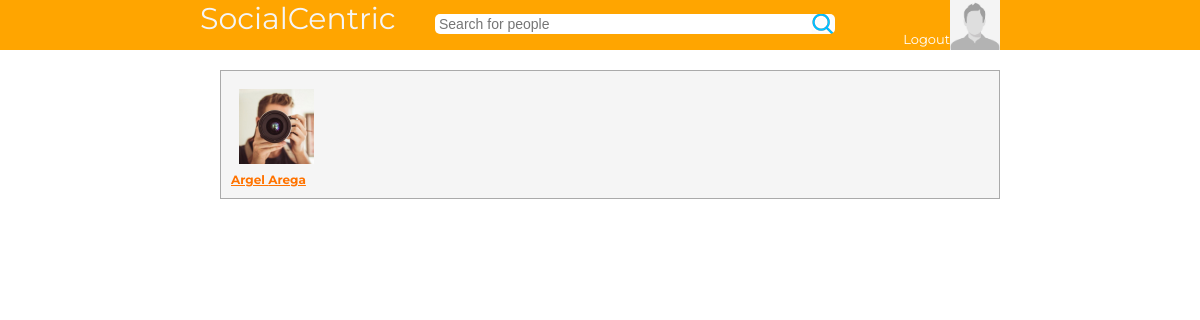
The app's page /search.php?find=Argel (signed in) with its own data.
### tables this page shows
CREATE TABLE IF NOT EXISTS `users` (
  `id` bigint(20) NOT NULL AUTO_INCREMENT,
  `userid` bigint(20) NOT NULL,
  `first_name` varchar(20) NOT NULL,
  `last_name` varchar(20) NOT NULL,
  `gender` varchar(6) NOT NULL,
  `profile_image` varchar(500) DEFAULT NULL,
  `cover_image` varchar(500) DEFAULT NULL,
  `date` datetime NOT NULL DEFAULT CURRENT_TIMESTAMP,
  `online` int(11) NOT NULL DEFAULT '0',
  `email` varchar(100) NOT NULL,
  `password` varchar(64) NOT NULL,
  `url_address` varchar(100) NOT NULL,
  `likes` int(11) NOT NULL DEFAULT '0',
  `about` text,
  `tag_name` varchar(20) DEFAULT NULL,
  PRIMARY KEY (`id`),
  KEY `userid` (`userid`),
  KEY `date` (`date`),
  KEY `online` (`online`),
  KEY `email` (`email`),
  KEY `url_address` (`url_address`),
  KEY `likes` (`likes`),
  KEY `tag_name` (`tag_name`)
);

### classes/connect.php (called while the page is built, shortened)
<?php
class Database
{
	private $host = "localhost:3306";
	private $username = "root";
	private $password = "";
	private $db = "socialcentric";
	function connect()
	{
		$connection = mysqli_connect($this->host,$this->username,$this->password,$this->db);
		return $connection;
	}
	function read($query)
	{
		$conn = $this->connect();
		$result = mysqli_query($conn,$query);
		if(!$result)
		{
			return false;
		}
		else
		{
			$data = false;
			while($row = mysqli_fetch_assoc($result))
			{
				$data[] = $row;
			}
			return $data;
		}
	}
}
?>

### classes/user.php (called while the page is built, shortened)
<?php
class User
{
	public function get_user($id)
	{
		$query = "select * from users where userid = '$id' limit 1";
		$DB = new Database();
		$result = $DB->read($query);
		if($result)
		{
			return $result[0];
		}else
		{
			return false;
		}
	}
}
?>

### classes/image.php (called while the page is built, shortened)
<?php
class Image
{
	public function get_thumb_profile($filename)
	{
		$thumbnail = $filename . "_profile_thumb.jpg";
		if(file_exists($thumbnail))
		{
			return $thumbnail;
		}
	}
}
?>

### user.php (the view, shortened to what this page needs)
<div id="friends" style="display: inline-block;">
	<?php
		$image = "images/user_male.jpg";
		if(file_exists($FRIEND_ROW['profile_image']))
		{
			$image = $image_class->get_thumb_profile($FRIEND_ROW['profile_image']);
		}
	?>
	<a href="profile.php?id=<?php echo $FRIEND_ROW['userid']; ?>">
 		<img id="friends_img" src="<?php echo $image ?>">
		<br>
		<?php echo $FRIEND_ROW['first_name'] . " " . $FRIEND_ROW['last_name'] ?>
 	</a>
</div>

### search.php (shortened to what this page needs)
<?php
	include("classes/autoload.php");
	if(isset($_GET['find'])){
		$find = addslashes($_GET['find']);
		$sql = "select * from users where first_name like '%$find%' || last_name like '%$find%' limit 30";
		$DB = new Database();
		$results = $DB->read($sql);
	}
?>
<!DOCTYPE html>
	<html>
	<head>
	    <link rel="stylesheet" href="styles/search.css" />
	</head>
	<body style= "background-image:url('brownbody.png');">
		<?php include("header.php"); ?>
		<div style="width: 800px;margin:auto;min-height: 400px;">
			<div style="display: flex;">
 				<div style="min-height: 400px;flex:2.5;padding: 20px;padding-right: 0px;">
 					<div style="border:solid thin #aaa; padding: 10px;background-color: whitesmoke; color:black;text-decoration:none;">
  					 <?php
  					 		$User = new User();
  					 		$image_class = new Image();
  					 		if(is_array($results)){
  					 			foreach ($results as $row) {
  					 				$FRIEND_ROW = $User->get_user($row['userid']);
 									include("user.php");
 					 			}
  					 		}else{
  					 			echo "no results were found";
  					 		}
  					 ?>
  					 <br style="clear: both;">
 					</div>
 				</div>
			</div>
		</div>
	</body>
</html>

### styles/search.css (style rules this page uses)
* { padding: 0; margin: 0; box-sizing: border-box; }
html { font-family: "Montserrat", sans-serif; scroll-behavior: smooth; }
a { color: rgb(255, 115, 0); }
#friends_img { width: 75px; float: left; margin:8px; }
#friends { clear: both; font-size: 12px; font-weight: bold; color: #405d9b; }

### records on screen
users: profile_image (picture), first_name "Argel", last_name "Arega"
